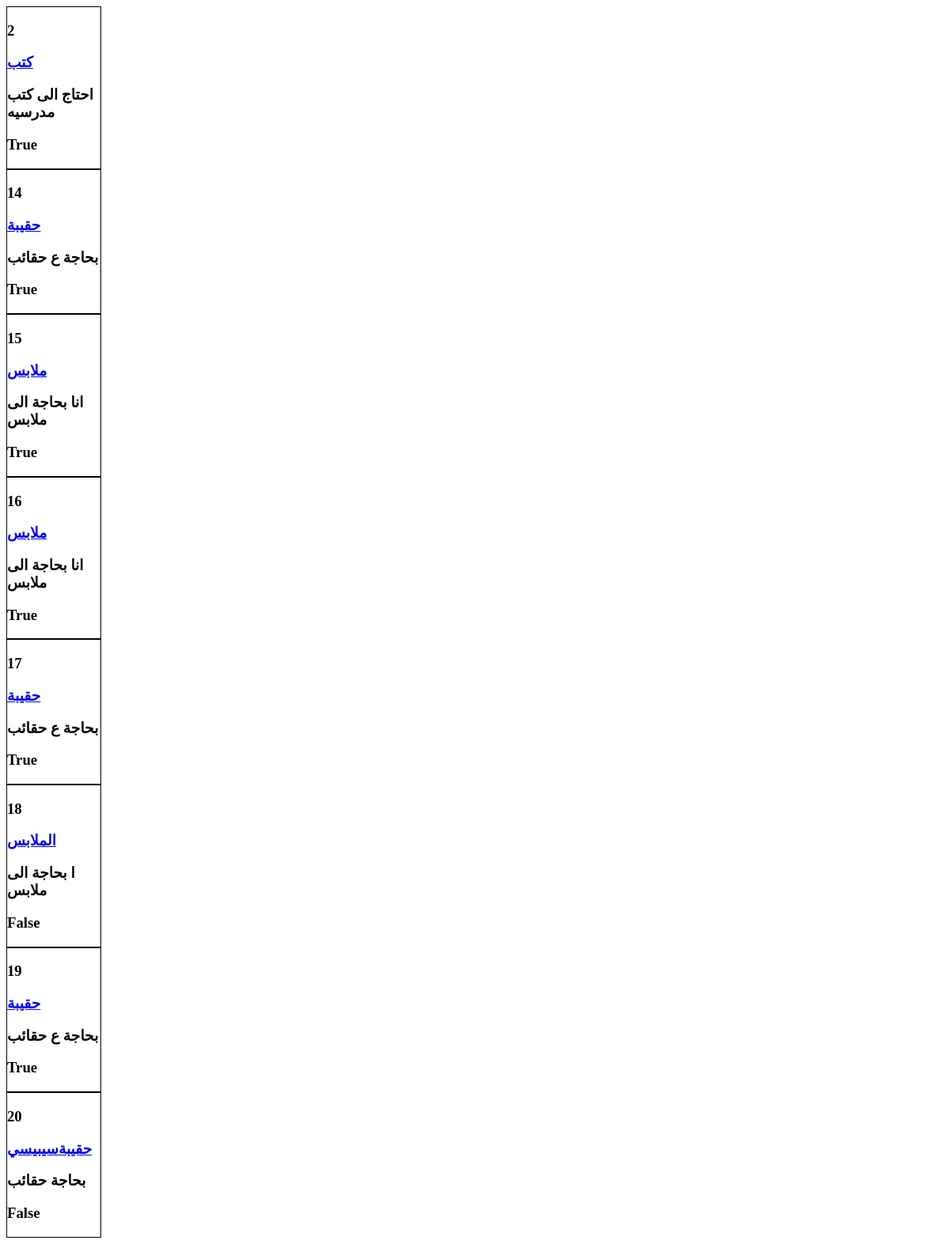
Page /sponsor/kafalat/ on the earlier database version.
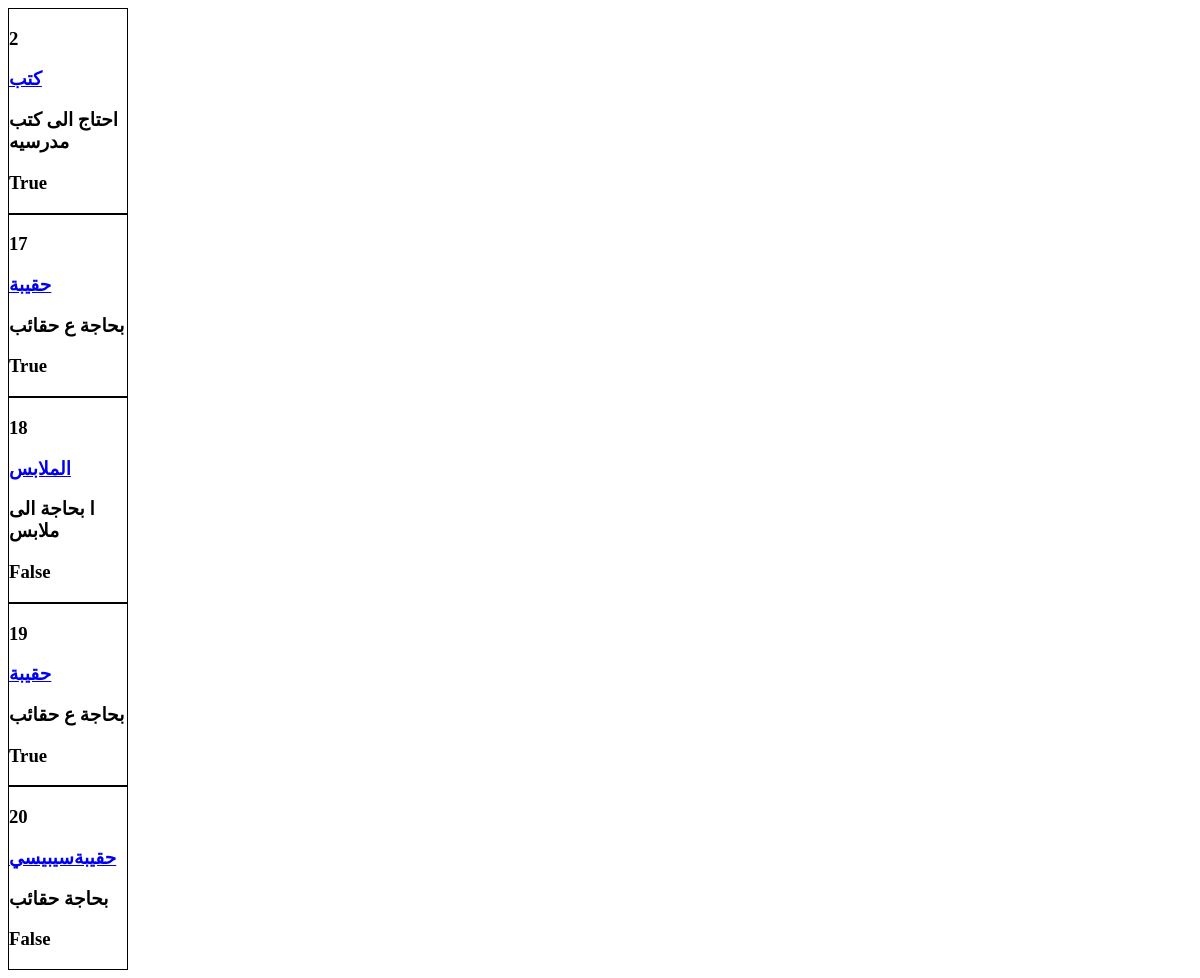
Same page on the later database version.
### Students/models.py (models this page shows, shortened)
class Req_st(models.Model):
    title=models.CharField(max_length=200)
    info=models.TextField(max_length=1900)
    sender=models.CharField(max_length=200)
    date_up=models.DateField(auto_now_add=True)
    sponser=models.CharField(max_length=200,blank=True)
    approved=models.BooleanField(default=False)
    req_spon=models.CharField(max_length=250,blank=True)
    disable=models.BooleanField(default=False)

### Sponsors/views.py (the view)
@requires_csrf_token
def displayKafalat(request):
    k = Req_st.objects.filter(sponser='',req_spon='')
    return render(request, 'kafalat.html',{'k':k})

### Sponsors/templates/kafalat.html (shortened to what this page needs)
<!DOCTYPE html>
<html>
<head>
</head>
<body>
                {% for i in k %}
    <div>
                    <h3 scope="row">{{ i.id | safe }}</h3>
                    <h3><a href="{{i.id}}">{{ i.title | safe }}</a> </h3>
                    <h3>{{ i.info | safe }}</h3>
                    <h3>{{ i.approved | safe }}</h3>
    </div>
                {% endfor %}
</body>
</html>

Differences in the rows shown:
no longer on this page (row edited): Req_st: id "14", title "حقيبة", info "بحاجة ع حقائب", approved "True"
no longer on this page (row edited): Req_st: id "15", title "ملابس", info "انا بحاجة الى ملابس", approved "True"
no longer on this page (row edited): Req_st: id "16", title "ملابس", info "انا بحاجة الى ملابس", approved "True"
